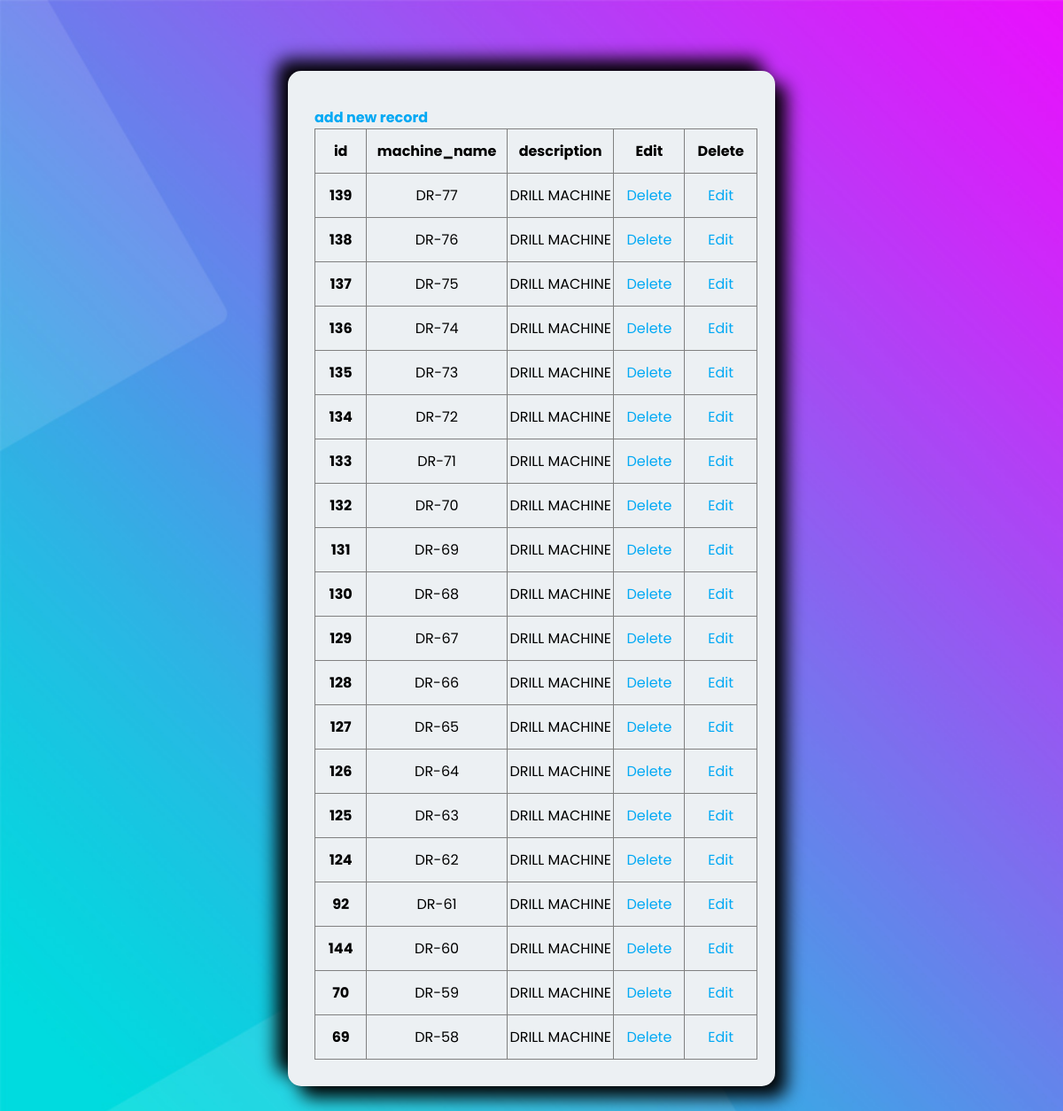
The page / on the database its author committed.
### tables this page shows
CREATE TABLE `tbl_machine` (
  `id` bigint(20) UNSIGNED NOT NULL,
  `machine_name` varchar(50) DEFAULT NULL,
  `description` text DEFAULT NULL,
  `is_delete` tinyint(4) DEFAULT 0,
  `created_at` timestamp NULL DEFAULT current_timestamp(),
  `updated_at` timestamp NULL DEFAULT NULL ON UPDATE current_timestamp()
);

### index.php (the view, shortened to what this page needs)
<?php
    include("include\connection.php");
$sql="select
id,
machine_name,
description
from
tbl_machine
where
is_delete=0 and machine_name like 'dr%'
order by
machine_name desc
limit
1,20 ";
?>
<link rel="stylesheet" href="style.css">
<div class="wrapper" >
<b><a href="formdata.php">add new record</a><b>
<table border='1' align=center class="table" width="500" >
<thead>
<tr>
    <th scope="col">id</th>
    <th scope="col">machine_name</th>
    <th scope="col">description</th>
    <th scope="col">Edit</th>
    <th scope="col">Delete</th>
    </tr>
</thead>
<?php
$result=$db->query($sql);
if($result->num_rows)
{
    while($row=$result->fetch_assoc())
    {
    ?>
    <tbody>
    <tr>
        <th scope="row"><?=$row['id']?></th>
        <td><?=$row['machine_name']?></td>
        <td><?=$row['description']?></td>
        <td><a href="deletedata.php?id=<?=$row['id']?>">Delete</a>
        <td><a href="formdata.php?id=<?=$row['id']?>">Edit</a>
    </td>
    </tr></tbody>
    <?php
    }
}
else{
    ?>
    <tr>
    <td colspan=3 align=center>No records found</td>
</tr>
<?php
}
?>
</table>
</div>

### style.css (style rules this page uses)
* { margin: 0; padding: 0; box-sizing: border-box; font-family: 'Poppins', sans-serif }
.wrapper { max-width: 550px; min-height: 500px; margin: 80px auto; padding: 40px 30px 30px 30px; background-color: #ecf0f3; border-radius: 15px; box-shadow: 13px 13px 20px , -13px -13px 20px }
a { text-decoration: none; font-size: 100%; color: #03A9F4 }
table { border-collapse: collapse; }
td, th,tr { text-align: center; width:500px; height: 50px; }

### rows shown on the page
tbl_machine: id "139", machine_name "DR-77", description "DRILL MACHINE"
tbl_machine: id "138", machine_name "DR-76", description "DRILL MACHINE"
tbl_machine: id "137", machine_name "DR-75", description "DRILL MACHINE"
tbl_machine: id "136", machine_name "DR-74", description "DRILL MACHINE"
tbl_machine: id "135", machine_name "DR-73", description "DRILL MACHINE"
tbl_machine: id "134", machine_name "DR-72", description "DRILL MACHINE"
tbl_machine: id "133", machine_name "DR-71", description "DRILL MACHINE"
tbl_machine: id "132", machine_name "DR-70", description "DRILL MACHINE"
tbl_machine: id "131", machine_name "DR-69", description "DRILL MACHINE"
tbl_machine: id "130", machine_name "DR-68", description "DRILL MACHINE"
tbl_machine: id "129", machine_name "DR-67", description "DRILL MACHINE"
tbl_machine: id "128", machine_name "DR-66", description "DRILL MACHINE"
tbl_machine: id "127", machine_name "DR-65", description "DRILL MACHINE"
tbl_machine: id "126", machine_name "DR-64", description "DRILL MACHINE"
tbl_machine: id "125", machine_name "DR-63", description "DRILL MACHINE"
tbl_machine: id "124", machine_name "DR-62", description "DRILL MACHINE"
tbl_machine: id "92", machine_name "DR-61", description "DRILL MACHINE"
tbl_machine: id "144", machine_name "DR-60", description "DRILL MACHINE"
tbl_machine: id "70", machine_name "DR-59", description "DRILL MACHINE"
tbl_machine: id "69", machine_name "DR-58", description "DRILL MACHINE"
